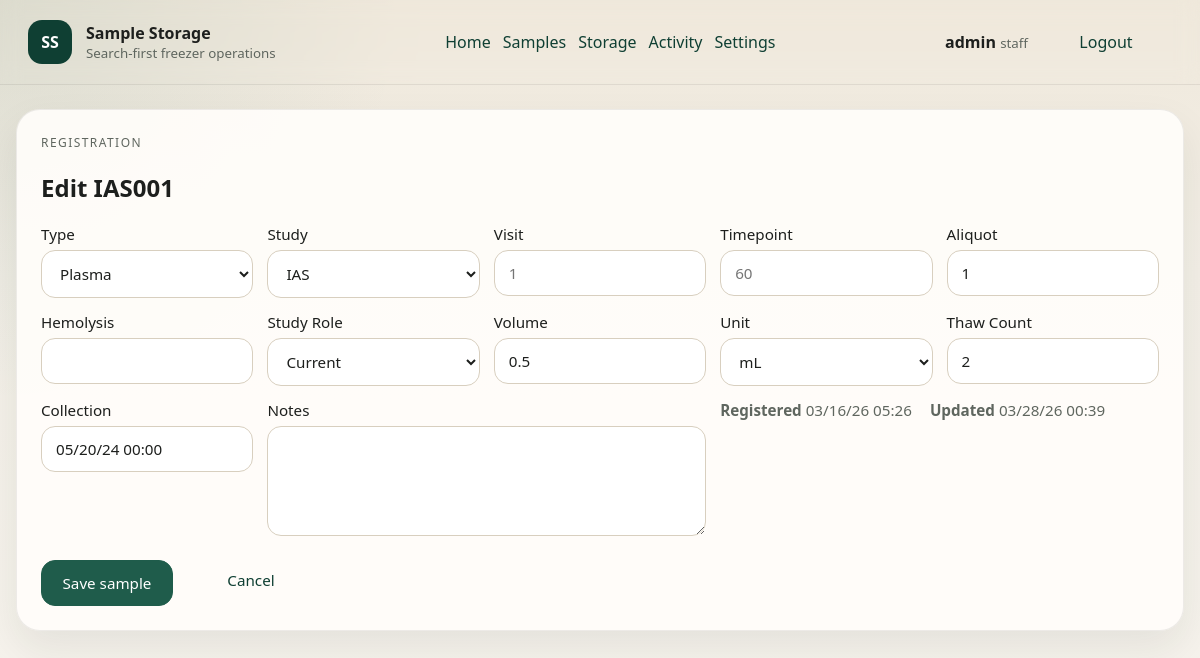
Page /samples/4/edit (signed in) on the committed database.
### app/domain/models.py (models this page shows, shortened)
class Base(DeclarativeBase):
    pass

class User(Base):
    __tablename__ = "users"
    id: Mapped[int] = mapped_column(Integer, primary_key=True)
    username: Mapped[str] = mapped_column(String(50), unique=True, nullable=False)
    full_name: Mapped[str | None] = mapped_column(String(100))
    role: Mapped[UserRole] = mapped_column(SqlEnum(UserRole), default=UserRole.staff)
    permissions_allow_json: Mapped[str | None] = mapped_column(Text)
    permissions_deny_json: Mapped[str | None] = mapped_column(Text)
    created_at: Mapped[datetime] = mapped_column(DateTime(timezone=True), default=datetime.utcnow)
    events: Mapped[list[Event]] = relationship("Event", back_populates="user")
    sample_notes: Mapped[list[SampleNoteEntry]] = relationship("SampleNoteEntry", back_populates="user")
    analysis_batches: Mapped[list[AnalysisBatch]] = relationship("AnalysisBatch", back_populates="user")

class Sample(Base):
    __tablename__ = "samples"
    __table_args__ = (
        Index(
            "ix_samples_identity_lookup",
            "sample_id",
            "sample_type_id",
            "visit_label",
            "timepoint_label",
            "aliquot_number",
        ),
    )
    id: Mapped[int] = mapped_column(Integer, primary_key=True)
    sample_id: Mapped[str] = mapped_column(String(50), nullable=False, index=True)
    study_role: Mapped[StudyRole] = mapped_column(SqlEnum(StudyRole), default=StudyRole.current, index=True)
    is_archived: Mapped[bool] = mapped_column(default=False, index=True)
    is_out_for_analysis: Mapped[bool] = mapped_column(default=False, index=True)
    volume: Mapped[float | None] = mapped_column()
    volume_units: Mapped[str | None] = mapped_column(String(20), default="mL")
    sample_type_id: Mapped[int | None] = mapped_column(ForeignKey("sample_types.id"), index=True)
    study_id: Mapped[int | None] = mapped_column(ForeignKey("studies.id"), index=True)
    visit_label: Mapped[str | None] = mapped_column(String(30), index=True)
    timepoint_label: Mapped[str | None] = mapped_column(String(30), index=True)
    aliquot_number: Mapped[int | None] = mapped_column(Integer, index=True)
    thaw_count: Mapped[int] = mapped_column(Integer, default=0)
    hemolysis_classification: Mapped[int | None] = mapped_column(Integer, index=True)
    notes: Mapped[str | None] = mapped_column(Text)
    collection_at: Mapped[datetime | None] = mapped_column(DateTime(timezone=True), index=True)
    created_at: Mapped[datetime] = mapped_column(DateTime(timezone=True), default=datetime.utcnow)
    updated_at: Mapped[datetime] = mapped_column(
        DateTime(timezone=True), default=datetime.utcnow, onupdate=datetime.utcnow, index=True
    )
    sample_type: Mapped[SampleType | None] = relationship("SampleType", back_populates="samples")
    study: Mapped[Study | None] = relationship("Study", back_populates="samples")
    location: Mapped[SampleLocation | None] = relationship(
        "SampleLocation", back_populates="sample", uselist=False, cascade="all, delete-orphan"
    )
    events: Mapped[list[Event]] = relationship("Event", back_populates="sample")
    note_entries: Mapped[list[SampleNoteEntry]] = relationship(
        "SampleNoteEntry", back_populates="sample", cascade="all, delete-orphan"
    )
    analysis_items: Mapped[list[AnalysisItem]] = relationship("AnalysisItem", back_populates="sample")

class SampleType(Base):
    __tablename__ = "sample_types"
    id: Mapped[int] = mapped_column(Integer, primary_key=True)
    name: Mapped[str] = mapped_column(String(100), unique=True, nullable=False)
    description: Mapped[str | None] = mapped_column(String(255))
    samples: Mapped[list[Sample]] = relationship("Sample", back_populates="sample_type")

class Study(Base):
    __tablename__ = "studies"
    id: Mapped[int] = mapped_column(Integer, primary_key=True)
    name: Mapped[str] = mapped_column(String(100), nullable=False)
    description: Mapped[str | None] = mapped_column(String(255))
    samples: Mapped[list[Sample]] = relationship("Sample", back_populates="study")

### app/web/routes/samples.py (the view)
@router.get("/samples/{sample_id}/edit")
async def edit_sample(sample_id: int, request: Request, db: Session = Depends(get_db)):
    current_user = require_permission("edit_samples")(request, db)
    sample = sample_service.get_sample_detail(db, sample_id)
    if sample is None:
        raise HTTPException(status_code=404, detail="Sample not found")
    return _render_sample_form(request, db, current_user=current_user, sample=sample)

### app/templates/samples_form.html (shortened to what this page needs)
{% extends "base.html" %}
{% block content %}
<section class="card form-shell">
  <div class="section-head">
    <div>
      <p class="eyebrow">Registration</p>
      <h1>{% if sample %}Edit {{ sample.sample_id }}{% else %}Register sample{% endif %}</h1>
    </div>
  </div>
  <form method="post" action="{% if sample %}/samples/{{ sample.id }}{% else %}/samples{% endif %}" class="form-grid">
    <label><span title="{{ label_help.type }}">Type</span>
      <select name="sample_type_id">
        {% for sample_type in sample_types %}
          <option value="{{ sample_type.id }}" {% if initial_values.sample_type_id == (sample_type.id|string) %}selected{% endif %}>{{ sample_type.name }}</option>
        {% endfor %}
      </select>
    </label>
    <label><span title="{{ label_help.study }}">Study</span>
      <select name="study_id">
        {% for study in studies %}
          <option value="{{ study.id }}" {% if initial_values.study_id == (study.id|string) %}selected{% endif %}>{{ study.name }}</option>
        {% endfor %}
      </select>
    </label>
    <label><span title="{{ label_help.visit }}">Visit</span>
      <input type="text" name="visit_label" value="{{ initial_values.visit_label }}" placeholder="1" inputmode="numeric" pattern="[0-9]*" oninput="this.value=this.value.replace(/[^0-9]/g, '')" />
    </label>
    <label><span title="{{ label_help.timepoint }}">Timepoint</span>
      <input type="text" name="timepoint_label" value="{{ initial_values.timepoint_label }}" placeholder="60" inputmode="numeric" pattern="[0-9]*" oninput="this.value=this.value.replace(/[^0-9]/g, '')" />
    </label>
    <label><span title="{{ label_help.aliquot }}">Aliquot</span>
      <input type="number" min="1" step="1" name="aliquot_number" value="{{ initial_values.aliquot_number }}" />
    </label>
    <label><span title="{{ label_help.hemolysis }}">Hemolysis</span>
      <input type="number" min="0" max="6" step="1" name="hemolysis_classification" value="{{ initial_values.hemolysis_classification }}" />
    </label>
    <label><span title="{{ label_help.study_role }}">Study Role</span>
      <select name="study_role">
        {% for study_role in ['current', 'retired'] %}
          <option value="{{ study_role }}" {% if initial_values.study_role == study_role %}selected{% endif %}>{{ study_role.title() }}</option>
        {% endfor %}
      </select>
    </label>
    <label><span title="{{ label_help.volume }}">Volume</span>
      <input type="number" step="0.01" min="0" name="volume" value="{{ initial_values.volume }}" />
    </label>
    <label>Unit
      <select name="volume_units">
        {% for unit in ['mL', 'uL'] %}
          <option value="{{ unit }}" {% if initial_values.volume_units == unit %}selected{% endif %}>{{ unit }}</option>
        {% endfor %}
      </select>
    </label>
    <label>Thaw Count
      <input type="number" min="0" step="1" name="thaw_count" value="{{ initial_values.thaw_count }}" />
    </label>
    <label><span title="{{ label_help.collection }}">Collection</span>
      <input type="text" name="collection_at" value="{{ initial_values.collection_at }}" placeholder="MM/DD/YY HH:MM" />
    </label>
    <label class="span-2"><span title="{{ label_help.notes }}">Notes</span>
      <textarea name="notes">{{ initial_values.notes }}</textarea>
    </label>
    {% if sample %}
      <div class="span-2 meta-strip">
        <span title="{{ label_help.registered }}"><strong>Registered</strong> {{ format_datetime(sample.created_at) }}</span>
        <span title="{{ label_help.updated }}"><strong>Updated</strong> {{ format_datetime(sample.updated_at) }}</span>
      </div>
    {% endif %}
    <div class="span-2 actions-row">
      <button type="submit">Save sample</button>
      <a class="ghost-button" href="/samples">Cancel</a>
    </div>
  </form>
</section>
{% endblock %}

### app/templates/base.html (shortened to what this page needs)
<!DOCTYPE html>
<html lang="en">
<head>
  <link rel="stylesheet" href="/static/styles.css" />
</head>
<body>
  <div class="shell">
    <header class="topbar">
      <a class="brand" href="/dashboard">
        <span class="brand-mark">SS</span>
        <span>
          <strong>Sample Storage</strong>
          <small>Search-first freezer operations</small>
        </span>
      </a>
      <nav class="topnav">
        <a href="/dashboard">Home</a>
        <a href="/samples">Samples</a>
        <a href="/storage">Storage</a>
        <a href="/events">Activity</a>
        {% if current_user %}
          <a href="/settings">Settings</a>
        {% endif %}
      </nav>
      <div class="userpanel">
        {% if current_user %}
          <div>
            <strong>{{ current_user.username }}</strong>
            <small>{{ current_user.role.value }}</small>
          </div>
          <a class="ghost-button" href="/logout">Logout</a>
        {% else %}
          <a class="ghost-button" href="/login">Login</a>
        {% endif %}
      </div>
    </header>
    <main class="container">
      {% block content %}{% endblock %}
    </main>
  </div>
</body>
</html>

### app/static/styles.css (style rules this page uses)
:root { --bg: #f3efe7; --surface: #fffdfa; --surface-alt: #f8f2ea; --ink: #1d1f1d; --muted: #5f665f; --line: #d8cfbf; --accent: #1f5c4b; --accent-strong: #0f3f33; --warning: #c26a3d; --occupied: #f7d8c4; --shadow: 0 18px 40px rgba(31, 34, 29, 0.08); --box-zoom: 1; --box-header-size: calc(26px * var(--box-zoom)); --box-header-radius: calc(8px * var(--box-zoom)); --box-index-width: calc(30px * var(--box-zoom)); --box-cell-width: calc(80px * var(--box-zoom)); --box-grid-gap: calc(4px * var(--box-zoom)); --box-slot-height: calc(68px * var(--box-zoom)); --box-slot-padding: calc(5px * var(--box-zoom)); --box-slot-radius: calc(10px * var(--box-zoom)); --box-header-font: calc(0.78rem * var(--box-zoom)); --box-line-font: calc(0.68rem * var(--box-zoom)); --box-id-font: calc(0.76rem * var(--box-zoom)); --box-meta-gap: calc(4px * var(--box-zoom)); --box-add-size: calc(26px * var(--box-zoom)); --box-add-font: calc(0.9rem * var(--box-zoom)); }
* { box-sizing: border-box; }
body { margin: 0; color: var(--ink); background: radial-gradient(circle at top left, rgba(31, 92, 75, 0.09), transparent 28%), linear-gradient(180deg, #efe8db 0%, var(--bg) 34%, #f7f4ee 100%); font-family: "Segoe UI Variable Text", "Segoe UI", "Helvetica Neue", Arial, sans-serif; font-variant-numeric: lining-nums tabular-nums; font-feature-settings: "lnum" 1, "tnum" 1; }
.shell { min-height: 100vh; }
.topbar { display: flex; gap: 20px; align-items: center; justify-content: space-between; padding: 20px 28px; border-bottom: 1px solid rgba(29, 31, 29, 0.08); backdrop-filter: blur(10px); }
.brand { display: flex; align-items: center; gap: 14px; color: var(--ink); text-decoration: none; }
.brand strong, .brand small { display: block; }
.brand small, .muted, .subtle, .topbar small { color: var(--muted); }
.brand-mark { display: inline-flex; align-items: center; justify-content: center; width: 44px; height: 44px; border-radius: 14px; background: var(--accent-strong); color: #fff; font-weight: 700; }
.topnav, .userpanel, .page-actions, .actions-row, .section-head, .cell-top, .tree-row { display: flex; gap: 12px; align-items: center; }
.topnav a, .section-head a, .tree-row a, .mini-links a { color: var(--accent-strong); text-decoration: none; }
.userpanel { justify-content: flex-end; }
.container { width: min(1180px, calc(100% - 32px)); margin: 0 auto; padding: 24px 0 48px; }
.card { background: rgba(255, 253, 250, 0.92); border: 1px solid rgba(29, 31, 29, 0.08); border-radius: 24px; box-shadow: var(--shadow); padding: 24px; margin-bottom: 20px; }
.hero, .split-grid, .workspace-grid, .stats-grid, .filter-grid, .form-grid, .grid-box { display: grid; gap: 18px; }
.filter-grid, .form-grid { grid-template-columns: repeat(auto-fit, minmax(180px, 1fr)); }
.span-2 { grid-column: span 2; }
.search-panel, .stack-form, .form-shell form { display: grid; gap: 14px; }
label, form { font-size: 0.95rem; }
input, select, textarea, button { width: 100%; margin-top: 6px; padding: 12px 14px; border-radius: 14px; border: 1px solid var(--line); background: #fff; color: var(--ink); font: inherit; }
textarea { min-height: 110px; resize: vertical; }
button, .button, .ghost-button { display: inline-flex; align-items: center; justify-content: center; width: auto; min-width: 132px; cursor: pointer; text-decoration: none; }
button, .button { background: var(--accent); color: #fff; border-color: var(--accent); }
.ghost-button { background: transparent; color: var(--accent-strong); }
.eyebrow { margin: 0 0 8px; text-transform: uppercase; letter-spacing: 0.12em; font-size: 0.75rem; color: var(--muted); }
.meta-strip { display: flex; flex-wrap: wrap; gap: 18px; color: var(--muted); }

### rows in the picture
User: username "admin", role.value "staff"
Sample: sample_id "IAS001", sample_type_id "Plasma", study_id "IAS", aliquot_number "1", study_role "Current", volume "0.5", volume_units "mL", thaw_count "2", collection_at "05/20/24 00:00", created_at "03/16/26 05:26", updated_at "03/28/26 00:39"
